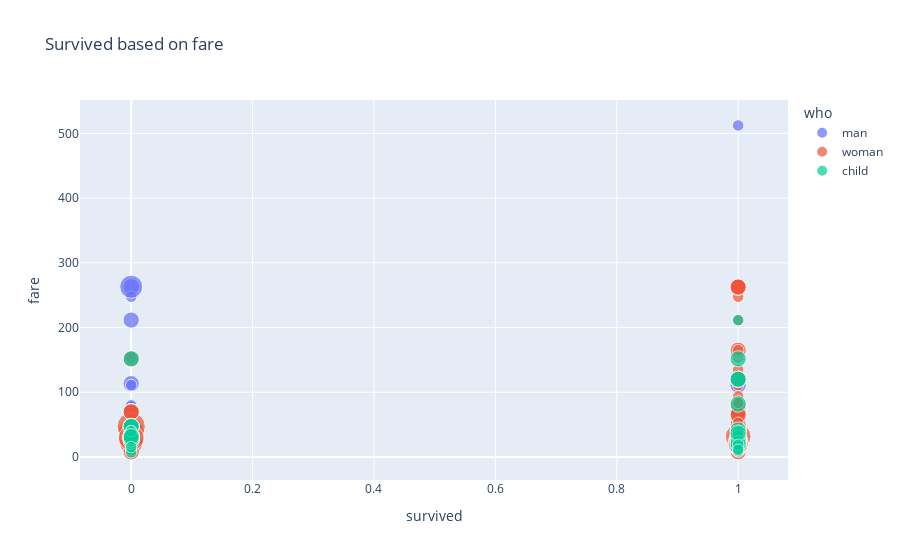

Notebook code cell kept with this figure:
### Markdown cell above
We can see that men travelled most as compare to others.

### Code cell
# Based on fare what is the count of people survived 
fig = px.scatter(df,x='survived', y='fare',color='who',size='parch', title='Survived based on fare')
fig.show()

### Figure 1 — Plotly figure (JSON) as saved in the notebook; plotly's stock layout.template omitted (floating-point values rounded to 4 significant figures; data arrays with more than 128 entries replaced by an {"elided": "..."} marker saying what was removed)
{"data": [{"hovertemplate": "who=man<br>survived=%{x}<br>fare=%{y}<br>parch=%{marker.size}<extra></extra>", "legendgroup": "man", "marker": {"color": "#636efa", "size": {"elided": "537 int values"}, "sizemode": "area", "sizeref": 0.015, "symbol": "circle"}, "mode": "markers", "name": "man", "orientation": "v", "showlegend": true, "type": "scatter", "x": {"elided": "537 int values"}, "xaxis": "x", "y": {"elided": "537 float values"}, "yaxis": "y"}, {"hovertemplate": "who=woman<br>survived=%{x}<br>fare=%{y}<br>parch=%{marker.size}<extra></extra>", "legendgroup": "woman", "marker": {"color": "#EF553B", "size": {"elided": "268 int values"}, "sizemode": "area", "sizeref": 0.015, "symbol": "circle"}, "mode": "markers", "name": "woman", "orientation": "v", "showlegend": true, "type": "scatter", "x": {"elided": "268 int values"}, "xaxis": "x", "y": {"elided": "268 float values"}, "yaxis": "y"}, {"hovertemplate": "who=child<br>survived=%{x}<br>fare=%{y}<br>parch=%{marker.size}<extra></extra>", "legendgroup": "child", "marker": {"color": "#00cc96", "size": [1, 0, 1, 0, 1, 0, 1, 0, 2, 1, 2, 2, 2, 2, 0, 2, 0, 2, 1, 2, 1, 1, 2, 1, 2, 1, 1, 2, 2, 2, 1, 2, 2, 1, 1, 1, 1, 2, 2, 1, 2, 2, 2, 1, 1, 1, 1, 2, 1, 1, 2, 2, 2, 1, 1, 2, 2, 1, 2, 1, 1, 1, 1, 0, 1, 1, 1, 0, 0, 1, 2, 2, 1, 2, 2, 1, 2, 0, 1, 2, 1, 1, 0], "sizemode": "area", "sizeref": 0.015, "symbol": "circle"}, "mode": "markers", "name": "child", "orientation": "v", "showlegend": true, "type": "scatter", "x": [0, 1, 1, 0, 0, 1, 0, 1, 1, 0, 1, 0, 0, 1, 0, 0, 1, 0, 0, 1, 0, 1, 0, 1, 1, 1, 0, 1, 1, 1, 0, 0, 1, 1, 1, 0, 0, 1, 0, 1, 0, 1, 1, 1, 1, 1, 1, 0, 1, 1, 1, 0, 0, 1, 1, 0, 0, 1, 0, 0, 1, 1, 1, 0, 1, 1, 1, 1, 1, 0, 1, 1, 1, 0, 0, 0, 1, 1, 1, 0, 0, 1, 1], "xaxis": "x", "y": [21.07, 30.07, 16.7, 7.854, 29.12, 8.029, 21.07, 11.24, 41.58, 39.69, 27.75, 46.9, 27.9, 29, 14.45, 31.27, 11.24, 34.38, 39.69, 20.52, 29.12, 11.13, 31.39, 39, 22.02, 26, 10.46, 31.39, 26.25, 31.39, 29.12, 151.6, 151.6, 26, 15.9, 7.229, 21.07, 15.74, 46.9, 18.75, 24.15, 120, 81.86, 19.5, 19.26, 19.26, 12.29, 46.9, 15.9, 26, 26.25, 31.27, 31.27, 36.75, 39, 27.9, 27.9, 19.26, 46.9, 39.69, 211.3, 13.42, 33, 18.79, 23, 12.47, 14.5, 12.47, 7.229, 29.12, 20.57, 120, 8.517, 31.27, 27.9, 39.69, 37.0, 14.45, 18.75, 31.27, 15.25, 11.13, 7.225], "yaxis": "y"}], "layout": {"legend": {"itemsizing": "constant", "title": {"text": "who"}, "tracegroupgap": 0}, "title": {"text": "Survived based on fare"}, "xaxis": {"anchor": "y", "domain": [0, 1], "title": {"text": "survived"}}, "yaxis": {"anchor": "x", "domain": [0, 1], "title": {"text": "fare"}}}}
